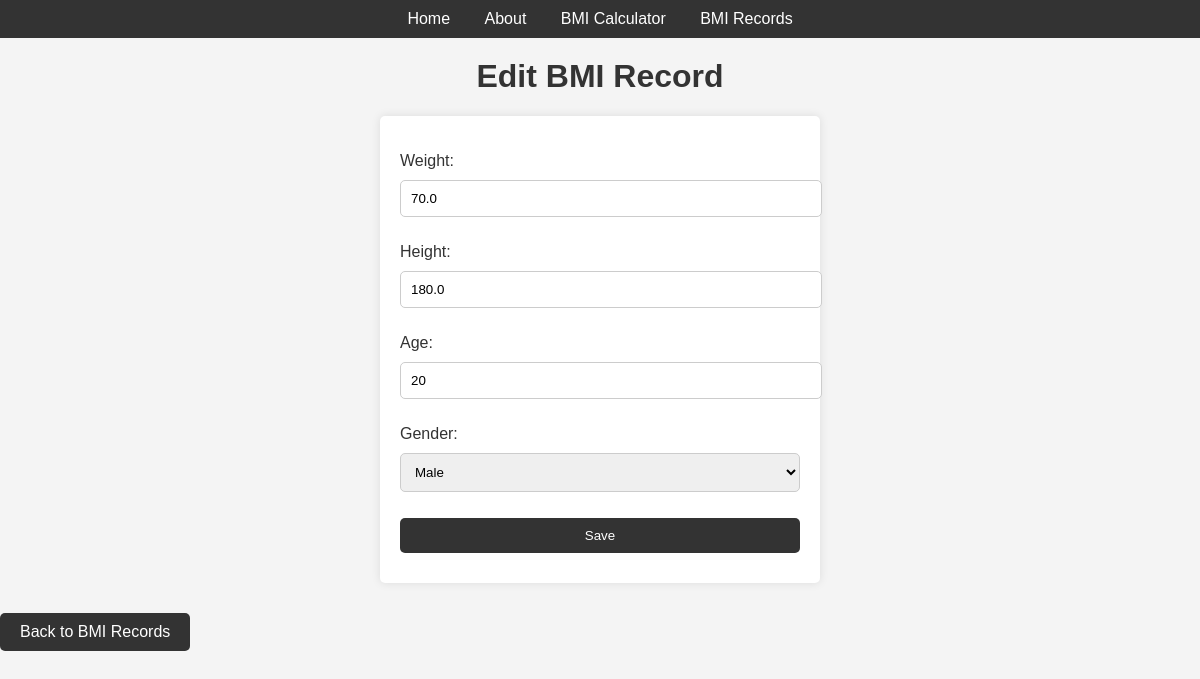
Page /bmi_records/17/edit/ on the committed database.
### App/models.py (models this page shows, shortened)
class BMIRecord(models.Model):
    GENDER_CHOICES = [
        ('M', 'Male'),
        ('F', 'Female'),
    ]
    weight = models.FloatField()
    height = models.FloatField()
    age = models.IntegerField(default=30)
    gender = models.CharField(max_length=1, choices=GENDER_CHOICES)
    bmi = models.FloatField()
    bmi_category = models.CharField(max_length=20, blank=True)
    date = models.DateTimeField(auto_now_add=True)

### App/views.py (the view, shortened to what this page needs)
# urls.py: path('bmi_records/<int:pk>/edit/', BMIRecordUpdateView.as_view(), name='bmi_update'),
class BMIRecordUpdateView(UpdateView):
    model = BMIRecord
    fields = ['weight', 'height', 'age', 'gender']
    template_name = 'apps/bmi_record_update.html'

### App/templates/apps/bmi_record_update.html (shortened to what this page needs)
{% extends 'apps/base.html' %}
{% load static %}
{% block content %}
    <h1>Edit BMI Record</h1>
    <form method="post">
        {{ form.as_p }}
        <input type="submit" value="Save">
    </form>
    <a href="{% url 'bmi_record_list' %}" class="button">Back to BMI Records</a>
{% endblock content %}

### App/static/css/base.css (style rules this page uses)
body { font-family: Arial, sans-serif; background-color: #f4f4f4; margin: 0; padding: 0; }
h1 { color: #333; text-align: center; margin-top: 20px; }
form { background-color: #fff; padding: 20px; margin: 20px auto; border-radius: 5px; box-shadow: 0 0 10px rgba(0, 0, 0, 0.1); max-width: 400px; }
form label { display: block; margin-bottom: 10px; color: #333; }
form input[type="number"], form input[type="submit"], form select { width: 100%; padding: 10px; margin-bottom: 10px; border: 1px solid #ccc; border-radius: 5px; }
form input[type="submit"] { background-color: #333; color: #fff; border: none; cursor: pointer; }
a.button { display: inline-block; padding: 10px 20px; margin: 10px 0; background-color: #333; color: #fff; text-decoration: none; border-radius: 5px; }

### rows in the picture
BMIRecord: weight "70.0", height "180.0", age "20", gender "Male"
